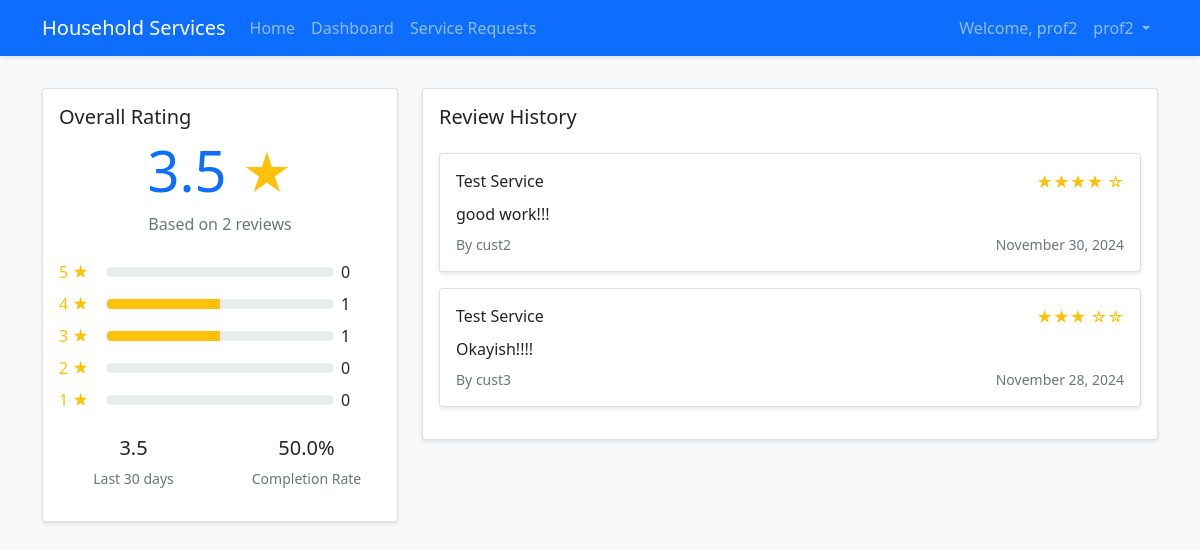
Page /professional/reviews (signed in) on the committed database.
### app/models/user.py (models this page shows, shortened)
class User(UserMixin, db.Model):
    __tablename__ = 'users'
    id = db.Column(db.Integer, primary_key=True)
    email = db.Column(db.String(120), unique=True, nullable=False)
    username = db.Column(db.String(80), unique=True, nullable=False)
    password_hash = db.Column(db.String(128))
    role = db.Column(db.String(20), nullable=False)
    date_created = db.Column(db.DateTime, default=datetime.utcnow)
    is_active = db.Column(db.Boolean, default=True)
    is_blocked = db.Column(db.Boolean, default=False)
    block_reason = db.Column(db.Text)
    blocked_at = db.Column(db.DateTime)
    warning_count = db.Column(db.Integer, default=0)
    last_warning_at = db.Column(db.DateTime)
    description = db.Column(db.Text)
    service_type_id = db.Column(db.Integer, db.ForeignKey('services.id'))
    experience = db.Column(db.Integer)
    location = db.Column(db.String(100))
    pin_code = db.Column(db.String(10))
    service_requests_customer = db.relationship('ServiceRequest',
                                              backref='customer',
                                              foreign_keys='ServiceRequest.customer_id')
    service_requests_professional = db.relationship('ServiceRequest',
                                                  backref='professional',
                                                  foreign_keys='ServiceRequest.professional_id')
    reviews_given = db.relationship('Review',
                                  foreign_keys='Review.customer_id',
                                  backref='customer')
    reviews_received = db.relationship('Review',
                                     foreign_keys='Review.professional_id',
                                     backref='professional')

### app/models/service.py (models this page shows)
class Review(db.Model):
    __tablename__ = 'reviews'
    id = db.Column(db.Integer, primary_key=True)
    service_request_id = db.Column(db.Integer, db.ForeignKey('service_requests.id'))
    customer_id = db.Column(db.Integer, db.ForeignKey('users.id'))
    professional_id = db.Column(db.Integer, db.ForeignKey('users.id'))
    rating = db.Column(db.Integer)  # 1-5
    comment = db.Column(db.Text)
    date_created = db.Column(db.DateTime, default=datetime.utcnow)

class Service(db.Model):
    __tablename__ = 'services'
    id = db.Column(db.Integer, primary_key=True)
    name = db.Column(db.String(100), nullable=False)
    base_price = db.Column(db.Float, nullable=False)
    time_required = db.Column(db.Integer)
    description = db.Column(db.Text)
    date_created = db.Column(db.DateTime, default=datetime.utcnow)
    is_active = db.Column(db.Boolean, default=True)
    professionals = db.relationship('User', backref='service_type')
    service_requests = db.relationship('ServiceRequest', backref='service')

### app/views/professional.py (the view)
@bp.route('/reviews')
@login_required
@professional_required
def view_reviews():
    page = request.args.get('page', 1, type=int)
    per_page = 10
    reviews = Review.query.filter_by(professional_id=current_user.id)\
        .order_by(Review.date_created.desc())\
        .paginate(page=page, per_page=per_page, error_out=False)
    total_reviews = Review.query.filter_by(professional_id=current_user.id).count()
    if total_reviews > 0:
        avg_rating = db.session.query(db.func.avg(Review.rating))\
            .filter_by(professional_id=current_user.id).scalar() or 0
        rating_counts = db.session.query(Review.rating, db.func.count(Review.id))\
            .filter_by(professional_id=current_user.id)\
            .group_by(Review.rating).all()
        rating_counts = dict(rating_counts)
    else:
        avg_rating = 0
        rating_counts = {i: 0 for i in range(1, 6)}
    thirty_days_ago = datetime.utcnow() - timedelta(days=30)
    recent_reviews = Review.query.filter_by(professional_id=current_user.id)\
        .filter(Review.date_created >= thirty_days_ago).all()
    recent_rating = sum(r.rating for r in recent_reviews) / len(recent_reviews) if recent_reviews else 0
    total_requests = ServiceRequest.query.filter_by(professional_id=current_user.id).count()
    completed_requests = ServiceRequest.query.filter_by(
        professional_id=current_user.id,
        status='closed'
    ).count()
    completion_rate = (completed_requests / total_requests * 100) if total_requests > 0 else 0
    return render_template('professional/reviews.html',
                         reviews=reviews,
                         total_reviews=total_reviews,
                         avg_rating=avg_rating,
                         rating_counts=rating_counts,
                         recent_rating=recent_rating,
                         completion_rate=completion_rate)

### app/models/user.py (called while the page is built)
@login_manager.user_loader
def load_user(id):
    return User.query.get(int(id))

### app/views/professional.py (called while the page is built)
def professional_required(f):
    @wraps(f)
    def decorated_function(*args, **kwargs):
        if not current_user.is_authenticated or current_user.role != 'professional':
            flash('You need to be a service professional to access this page.')
            return redirect(url_for('main.index'))
        if not current_user.is_active:
            flash('Your account is pending approval or has been deactivated.')
            return redirect(url_for('main.index'))
        return f(*args, **kwargs)
    return decorated_function

### app/templates/professional/reviews.html (shortened to what this page needs)
{% extends "base.html" %}
{% block content %}
<div class="row">
    <div class="col-md-4">
        <div class="card mb-4">
            <div class="card-body">
                <h5 class="card-title">Overall Rating</h5>
                <div class="text-center mb-4">
                    <h1 class="display-4 text-primary">{{ "%.1f"|format(avg_rating) }} <small class="text-warning">★</small></h1>
                    <p class="text-muted">Based on {{ total_reviews }} reviews</p>
                </div>
                {% for rating in range(5, 0, -1) %}
                <div class="d-flex align-items-center mb-2">
                    <div class="text-warning me-2" style="width: 40px;">{{ rating }} ★</div>
                    <div class="progress flex-grow-1" style="height: 10px;">
                        {% set percentage = (rating_counts.get(rating, 0) / total_reviews * 100) if total_reviews > 0 else 0 %}
                        <div class="progress-bar bg-warning" style="width: {{ percentage }}%"></div>
                    </div>
                    <div class="ms-2" style="width: 40px;">{{ rating_counts.get(rating, 0) }}</div>
                </div>
                {% endfor %}
                <div class="mt-4">
                    <div class="row text-center">
                        <div class="col-6">
                            <h5>{{ "%.1f"|format(recent_rating) }}</h5>
                            <p class="text-muted small">Last 30 days</p>
                        </div>
                        <div class="col-6">
                            <h5>{{ "%.1f"|format(completion_rate) }}%</h5>
                            <p class="text-muted small">Completion Rate</p>
                        </div>
                    </div>
                </div>
            </div>
        </div>
    </div>
    <div class="col-md-8">
        <div class="card">
            <div class="card-body">
                <h5 class="card-title mb-4">Review History</h5>
                {% if reviews.items %}
                    {% for review in reviews.items %}
                    <div class="card mb-3">
                        <div class="card-body">
                            <div class="d-flex justify-content-between align-items-center mb-2">
                                <h6 class="mb-0">{{ review.service_request.service.name }}</h6>
                                <div class="text-warning">
                                    {% for _ in range(review.rating) %}★{% endfor %}
                                    {% for _ in range(5 - review.rating) %}☆{% endfor %}
                                </div>
                            </div>
                            <p class="review-text mb-2">{{ review.comment }}</p>
                            <div class="d-flex justify-content-between align-items-center text-muted small">
                                <span>By {{ review.customer.username }}</span>
                                <span>{{ review.date_created.strftime('%B %d, %Y') }}</span>
                            </div>
                        </div>
                    </div>
                    {% endfor %}
                {% else %}
                    <div class="text-center py-4">
                        <p class="text-muted">No reviews yet.</p>
                    </div>
                {% endif %}
            </div>
        </div>
    </div>
</div>
{% endblock %}

### app/templates/base.html (shortened to what this page needs)
<!DOCTYPE html>
<html lang="en">
<head>
    <link href="https://cdn.jsdelivr.net/npm/bootstrap@5.1.3/dist/css/bootstrap.min.css" rel="stylesheet">
    <link rel="stylesheet" href="{{ url_for('static', filename='css/style.css') }}">
</head>
<body>
    <nav class="navbar navbar-expand-lg navbar-dark bg-primary">
        <div class="container">
            <a class="navbar-brand" href="{{ url_for('main.index') }}">Household Services</a>
            <div class="collapse navbar-collapse" id="navbarNav">
                <ul class="navbar-nav me-auto">
                    <li class="nav-item">
                        <a class="nav-link" href="{{ url_for('main.index') }}">Home</a>
                    </li>
                    {% if current_user.is_authenticated %}
                        {% if current_user.role == 'admin' %}
                            <li class="nav-item">
                                <a class="nav-link" href="{{ url_for('admin.dashboard') }}">Dashboard</a>
                            </li>
                            <li class="nav-item">
                                <a class="nav-link" href="{{ url_for('admin.manage_services') }}">Services</a>
                            </li>
                            <li class="nav-item">
                                <a class="nav-link" href="{{ url_for('admin.manage_users') }}">Users</a>
                            </li>
                        {% elif current_user.role == 'professional' %}
                            <li class="nav-item">
                                <a class="nav-link" href="{{ url_for('professional.dashboard') }}">Dashboard</a>
                            </li>
                            <li class="nav-item">
                                <a class="nav-link" href="{{ url_for('professional.manage_requests') }}">Service Requests</a>
                            </li>
                        {% endif %}
                    {% endif %}
                </ul>
                <ul class="navbar-nav">
                    {% if current_user.is_authenticated %}
                        <li class="nav-item">
                            <span class="nav-link">Welcome, {{ current_user.username }}</span>
                        </li>
                        <li class="nav-item dropdown">
                            <a class="nav-link dropdown-toggle" href="#" id="userDropdown" role="button"
                               data-bs-toggle="dropdown" aria-expanded="false">
                                {{ current_user.username }}
                            </a>
                        </li>
                    {% endif %}
                </ul>
            </div>
        </div>
    </nav>
    <div class="container mt-4">
        {% block content %}{% endblock %}
    </div>
</body>
</html>

### app/static/css/style.css (style rules this page uses)
body { background-color: #f8f9fa; min-height: 100vh; }
.navbar { margin-bottom: 2rem; box-shadow: 0 2px 4px rgba(0,0,0,0.1); }
.card { box-shadow: 0 2px 4px rgba(0,0,0,0.1); }

### rows in the picture
User: username "prof2"
Review: service_request.service.name "Test Service", comment "good work!!!", customer.username "cust2", date_created "November 30, 2024"
Review: service_request.service.name "Test Service", comment "Okayish!!!!", customer.username "cust3", date_created "November 28, 2024"

### other values in the picture
{{ "%.1f"|format(avg_rating) }} "3.5"
{{ total_reviews }} "2"
{{ rating }} "5" "4" "3" "2" "1"
{{ rating_counts.get(rating, 0) }} "0" "1" "1" "0" "0"
{{ "%.1f"|format(recent_rating) }} "3.5"
{{ "%.1f"|format(completion_rate) }} "50.0"
